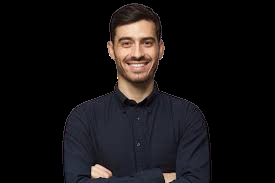
#> input picture foreground.png, 275 x 183 px
$ python main.py
#> lines starting #> are read from the running program, lines starting #| are printed output that depends on the picture; after the words box and inside, x2 and y2 are one past the last pixel; in counts of white or black regions, pixels touching at a corner belong together
#> in main, foreground is the input picture: shape (183, 275, 3); mean B, G, R 19.4, 18.4, 21.1
import cv2

def detect_edges(image, low_threshold=30, high_threshold=150, blur_kernel_size=(5, 5)):
    # Preprocess image with Gaussian blur
#> called with low_threshold = 30, high_threshold = 150, blur_kernel_size = (5, 5)
    blurred = cv2.GaussianBlur(image, blur_kernel_size, 0)
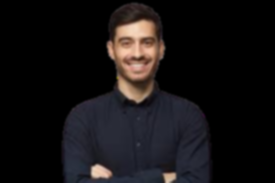
#> blurred: shape (183, 275, 3); mean B, G, R 19.4, 18.5, 21.2
    # Convert image to grayscale
    gray = cv2.cvtColor(blurred, cv2.COLOR_BGR2GRAY)
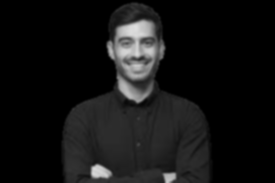
#> gray: shape (183, 275); min 0, max 222, mean 19.4
    # Apply Canny edge detection
    edges = cv2.Canny(gray, low_threshold, high_threshold)
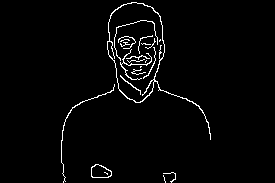
#> edges: shape (183, 275); 2.4% white in thin lines or dots, all inside (x1, y1, x2, y2) = (61, 2, 211, 183)
    return edges

def main():
    # Load foreground image
    foreground_path = 'foreground.png'
    foreground = cv2.imread(foreground_path)

    # Detect edges of the foreground object
    foreground_edges = detect_edges(foreground)

    # Display the edge-detected image
    cv2.imshow('Foreground Edges', foreground_edges)
    cv2.waitKey(0)
    cv2.destroyAllWindows()

if __name__ == "__main__":
    main()
